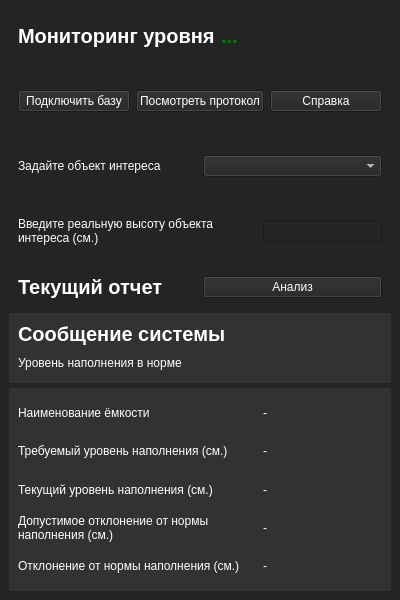
<?xml version="1.0" encoding="UTF-8"?>
<ui version="4.0">
 <class>Form</class>
 <widget class="QWidget" name="Form">
  <property name="geometry">
   <rect>
    <x>0</x>
    <y>0</y>
    <width>400</width>
    <height>600</height>
   </rect>
  </property>
  <property name="sizePolicy">
   <sizepolicy hsizetype="Expanding" vsizetype="Expanding">
    <horstretch>1</horstretch>
    <verstretch>1</verstretch>
   </sizepolicy>
  </property>
  <property name="minimumSize">
   <size>
    <width>400</width>
    <height>600</height>
   </size>
  </property>
  <property name="baseSize">
   <size>
    <width>400</width>
    <height>400</height>
   </size>
  </property>
  <property name="windowTitle">
   <string>Анализ</string>
  </property>
  <property name="styleSheet">
   <string notr="true">background-color: #242424;</string>
  </property>
  <layout class="QHBoxLayout" name="horizontalLayout">
   <property name="spacing">
    <number>0</number>
   </property>
   <property name="leftMargin">
    <number>0</number>
   </property>
   <property name="topMargin">
    <number>0</number>
   </property>
   <property name="rightMargin">
    <number>0</number>
   </property>
   <property name="bottomMargin">
    <number>0</number>
   </property>
   <item>
    <widget class="QWidget" name="analizeCentralWidget" native="true">
     <property name="styleSheet">
      <string notr="true">color: white;
font-size: 12px</string>
     </property>
     <layout class="QVBoxLayout" name="verticalLayout" stretch="0,0,0,0,0,1,1">
      <property name="spacing">
       <number>5</number>
      </property>
      <property name="topMargin">
       <number>6</number>
      </property>
      <item>
       <widget class="QFrame" name="horizontalFrame">
        <property name="minimumSize">
         <size>
          <width>0</width>
          <height>60</height>
         </size>
        </property>
        <layout class="QHBoxLayout" name="horizontalLayout_7">
         <item>
          <widget class="QLabel" name="label">
           <property name="minimumSize">
            <size>
             <width>0</width>
             <height>40</height>
            </size>
           </property>
           <property name="baseSize">
            <size>
             <width>0</width>
             <height>40</height>
            </size>
           </property>
           <property name="styleSheet">
            <string notr="true">font-size: 20px;
font: bold;</string>
           </property>
           <property name="text">
            <string>Мониторинг уровня</string>
           </property>
          </widget>
         </item>
         <item>
          <widget class="QLabel" name="areaNameLabel">
           <property name="styleSheet">
            <string notr="true">font-size: 20px;
font: bold;
color: green;</string>
           </property>
           <property name="text">
            <string>...</string>
           </property>
          </widget>
         </item>
        </layout>
       </widget>
      </item>
      <item>
       <widget class="QFrame" name="horizontalFrame">
        <property name="minimumSize">
         <size>
          <width>0</width>
          <height>60</height>
         </size>
        </property>
        <layout class="QHBoxLayout" name="horizontalLayout_2">
         <item>
          <widget class="QPushButton" name="pushButton_2">
           <property name="text">
            <string>Подключить базу</string>
           </property>
          </widget>
         </item>
         <item>
          <widget class="QPushButton" name="pushButton_3">
           <property name="text">
            <string>Посмотреть протокол</string>
           </property>
          </widget>
         </item>
         <item>
          <widget class="QPushButton" name="pushButton_4">
           <property name="text">
            <string>Справка</string>
           </property>
          </widget>
         </item>
        </layout>
       </widget>
      </item>
      <item>
       <widget class="QFrame" name="horizontalFrame_2">
        <property name="minimumSize">
         <size>
          <width>0</width>
          <height>60</height>
         </size>
        </property>
        <layout class="QHBoxLayout" name="horizontalLayout_3" stretch="1,1">
         <item>
          <widget class="QLabel" name="label_2">
           <property name="text">
            <string>Задайте объект интереса</string>
           </property>
          </widget>
         </item>
         <item>
          <widget class="QComboBox" name="objectComboBox"/>
         </item>
        </layout>
       </widget>
      </item>
      <item>
       <widget class="QFrame" name="horizontalFrame_3">
        <property name="minimumSize">
         <size>
          <width>0</width>
          <height>60</height>
         </size>
        </property>
        <layout class="QHBoxLayout" name="horizontalLayout_4" stretch="2,1">
         <item>
          <widget class="QLabel" name="label_3">
           <property name="text">
            <string>Введите реальную высоту объекта интереса (см.)</string>
           </property>
           <property name="wordWrap">
            <bool>true</bool>
           </property>
          </widget>
         </item>
         <item>
          <widget class="QLineEdit" name="heightLineEdit"/>
         </item>
        </layout>
       </widget>
      </item>
      <item>
       <widget class="QFrame" name="horizontalFrame_4">
        <property name="minimumSize">
         <size>
          <width>0</width>
          <height>40</height>
         </size>
        </property>
        <layout class="QHBoxLayout" name="horizontalLayout_5">
         <item>
          <widget class="QLabel" name="label_4">
           <property name="styleSheet">
            <string notr="true">font-size: 20px;
font: bold;</string>
           </property>
           <property name="text">
            <string>Текущий отчет</string>
           </property>
          </widget>
         </item>
         <item>
          <widget class="QPushButton" name="analizeButton">
           <property name="text">
            <string>Анализ</string>
           </property>
          </widget>
         </item>
        </layout>
       </widget>
      </item>
      <item>
       <widget class="QFrame" name="verticalFrame">
        <property name="minimumSize">
         <size>
          <width>0</width>
          <height>0</height>
         </size>
        </property>
        <property name="maximumSize">
         <size>
          <width>16777215</width>
          <height>70</height>
         </size>
        </property>
        <property name="baseSize">
         <size>
          <width>0</width>
          <height>70</height>
         </size>
        </property>
        <property name="styleSheet">
         <string notr="true">background-color: #323232;</string>
        </property>
        <layout class="QVBoxLayout" name="verticalLayout_2">
         <item>
          <widget class="QLabel" name="label_5">
           <property name="styleSheet">
            <string notr="true">font-size: 20px;
font: bold;</string>
           </property>
           <property name="text">
            <string>Сообщение системы</string>
           </property>
          </widget>
         </item>
         <item>
          <widget class="QLabel" name="label_6">
           <property name="text">
            <string>Уровень наполнения в норме</string>
           </property>
          </widget>
         </item>
        </layout>
       </widget>
      </item>
      <item>
       <widget class="QFrame" name="gridFrame">
        <property name="styleSheet">
         <string notr="true">background-color: #323232;</string>
        </property>
        <layout class="QGridLayout" name="gridLayout" columnstretch="2,1">
         <item row="1" column="0">
          <widget class="QLabel" name="label_8">
           <property name="text">
            <string>Требуемый уровень наполнения (см.)</string>
           </property>
          </widget>
         </item>
         <item row="0" column="0">
          <widget class="QLabel" name="label_7">
           <property name="text">
            <string>Наименование ёмкости</string>
           </property>
          </widget>
         </item>
         <item row="2" column="0">
          <widget class="QLabel" name="label_9">
           <property name="text">
            <string>Текущий уровень наполнения (см.)</string>
           </property>
          </widget>
         </item>
         <item row="3" column="0">
          <widget class="QLabel" name="label_10">
           <property name="text">
            <string>Допустимое отклонение от нормы наполнения (см.)</string>
           </property>
           <property name="wordWrap">
            <bool>true</bool>
           </property>
          </widget>
         </item>
         <item row="4" column="0">
          <widget class="QLabel" name="label_11">
           <property name="text">
            <string>Отклонение от нормы наполнения (см.)</string>
           </property>
          </widget>
         </item>
         <item row="0" column="1">
          <widget class="QLabel" name="containerNameLabel">
           <property name="text">
            <string>-</string>
           </property>
          </widget>
         </item>
         <item row="1" column="1">
          <widget class="QLabel" name="requiredLevelLabel">
           <property name="text">
            <string>-</string>
           </property>
          </widget>
         </item>
         <item row="2" column="1">
          <widget class="QLabel" name="currentLevelLabel">
           <property name="text">
            <string>-</string>
           </property>
          </widget>
         </item>
         <item row="3" column="1">
          <widget class="QLabel" name="permissibleDeviationLabel">
           <property name="text">
            <string>-</string>
           </property>
          </widget>
         </item>
         <item row="4" column="1">
          <widget class="QLabel" name="currentDeviationLabel">
           <property name="text">
            <string>-</string>
           </property>
          </widget>
         </item>
        </layout>
       </widget>
      </item>
     </layout>
    </widget>
   </item>
  </layout>
 </widget>
 <resources/>
 <connections/>
</ui>
